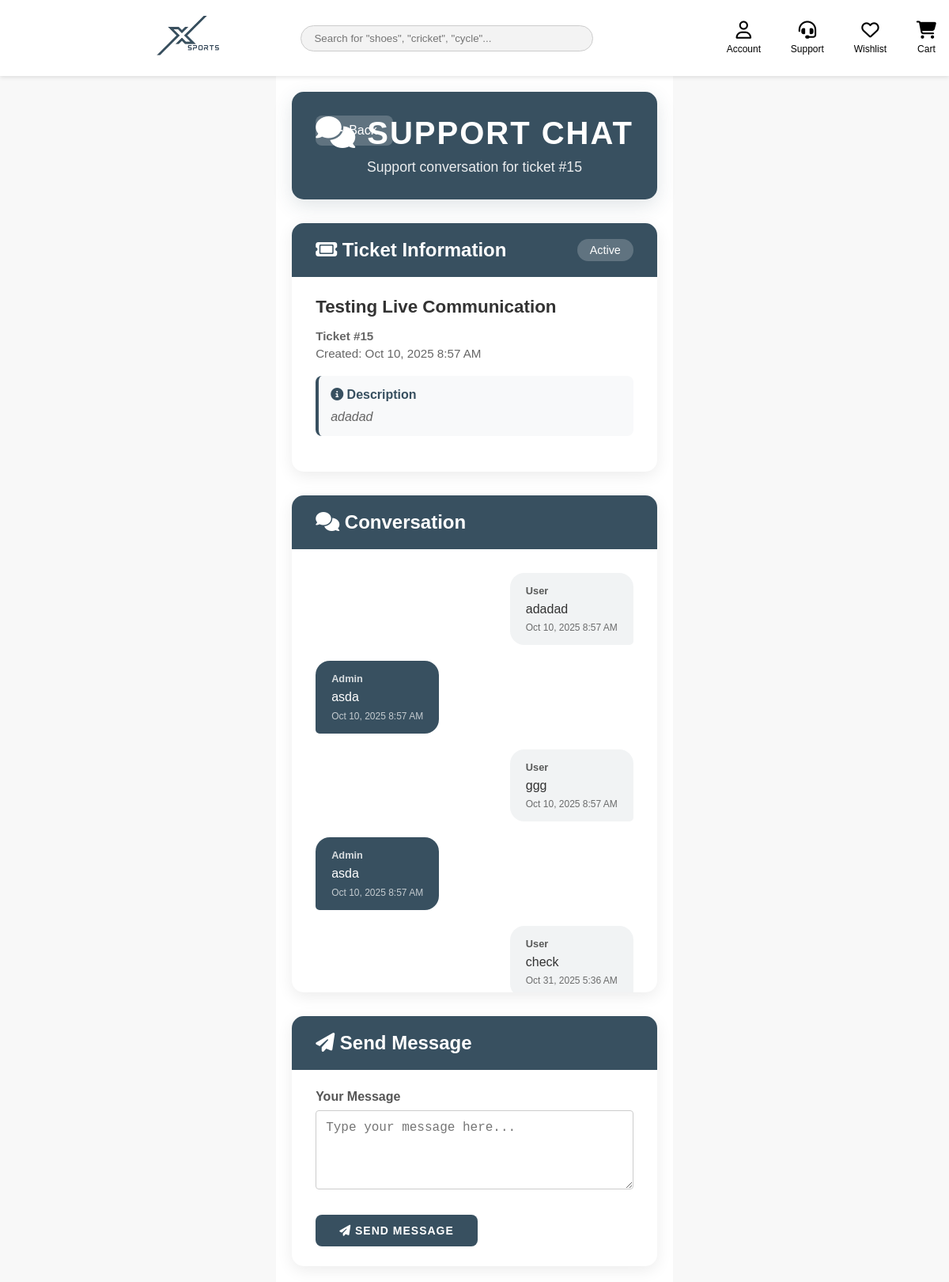
Screenshot of /ticket_chat.php?id=15 (signed in) with the database file from the repository.
### tables this page shows
CREATE TABLE IF NOT EXISTS `support_tickets` (
  `id` int NOT NULL AUTO_INCREMENT,
  `user_id` int NOT NULL,
  `subject` varchar(255) NOT NULL,
  `description` text NOT NULL,
  `status` enum('pending','active','resolved') DEFAULT 'pending',
  `created_at` timestamp NULL DEFAULT CURRENT_TIMESTAMP,
  `updated_at` timestamp NULL DEFAULT CURRENT_TIMESTAMP ON UPDATE CURRENT_TIMESTAMP,
  PRIMARY KEY (`id`),
  KEY `user_id` (`user_id`)
);

CREATE TABLE IF NOT EXISTS `support_messages` (
  `id` int NOT NULL AUTO_INCREMENT,
  `ticket_id` int NOT NULL,
  `sender_type` enum('user','admin') NOT NULL,
  `message` text NOT NULL,
  `created_at` timestamp NULL DEFAULT CURRENT_TIMESTAMP,
  PRIMARY KEY (`id`),
  KEY `ticket_id` (`ticket_id`)
);

### ticket_chat.php (the view, shortened to what this page needs)
<?php
require_once 'includes/db.php';
$ticket_id = (int)$_GET['id'];
$stmt = $pdo->prepare("SELECT t.*, u.name as user_name, u.email as user_email
                       FROM support_tickets t
                       JOIN users u ON t.user_id = u.id
                       WHERE t.id = ? AND t.user_id = ?");
$stmt->execute([$ticket_id, $_SESSION['user_id']]);
$ticket = $stmt->fetch();
$stmt = $pdo->prepare("SELECT * FROM support_messages WHERE ticket_id = ? ORDER BY created_at ASC");
$stmt->execute([$ticket_id]);
$messages = $stmt->fetchAll();
?>
<!DOCTYPE html>
<html lang="en">
<head>
    <link rel="stylesheet" href="assets/style.css">
    <link rel="stylesheet" href="https://cdnjs.cloudflare.com/ajax/libs/font-awesome/6.5.1/css/all.min.css">
</head>
<body>
    <?php include 'includes/header.php'; ?>
    <div class="chat-container">
        <div class="chat-header">
            <a href="support.php" class="back-button">
                <i class="fa-solid fa-arrow-left"></i> Back
            </a>
            <h1><i class="fa-solid fa-comments"></i> Support Chat</h1>
            <p>Support conversation for ticket #<?php echo $ticket_id; ?></p>
        </div>
        <div class="ticket-info-section">
            <div class="ticket-info-header">
                <h2><i class="fa-solid fa-ticket"></i> Ticket Information</h2>
                <div class="ticket-status">
                    <?php echo ucfirst($ticket['status']); ?>
                </div>
            </div>
            <div class="ticket-details">
                <div class="ticket-title"><?php echo htmlspecialchars($ticket['subject']); ?></div>
                <div class="ticket-meta">
                    <div><strong>Ticket #<?php echo $ticket['id']; ?></strong></div>
                    <div>Created: <?php echo date('M j, Y g:i A', strtotime($ticket['created_at'])); ?></div>
                </div>
                <div class="ticket-description">
                    <h4><i class="fa-solid fa-info-circle"></i> Description</h4>
                    <p><?php echo htmlspecialchars($ticket['description']); ?></p>
                </div>
            </div>
        </div>
        <div class="chat-section">
            <div class="chat-header-section">
                <h2><i class="fa-solid fa-comments"></i> Conversation</h2>
            </div>
            <div class="chat-messages">
                <?php if (empty($messages)): ?>
                    <div class="empty-chat">
                        <i class="fa-solid fa-comment-slash"></i>
                        <h3>No Messages Yet</h3>
                        <p>Start the conversation by sending a message below.</p>
                    </div>
                <?php else: ?>
                    <?php foreach ($messages as $message): ?>
                        <div class="message <?php echo $message['sender_type']; ?>">
                            <div class="message-content">
                                <div class="message-sender">
                                    <?php echo ucfirst($message['sender_type']); ?>
                                </div>
                                <div class="message-text">
                                    <?php echo htmlspecialchars($message['message']); ?>
                                </div>
                                <div class="message-time">
                                    <?php echo date('M j, Y g:i A', strtotime($message['created_at'])); ?>
                                </div>
                            </div>
                        </div>
                    <?php endforeach; ?>
                <?php endif; ?>
            </div>
        </div>
        <div class="send-message-section">
            <div class="send-message-header">
                <h2><i class="fa-solid fa-paper-plane"></i> Send Message</h2>
            </div>
            <form method="POST" class="message-form">
                <div class="form-group">
                    <label for="message">Your Message</label>
                    <textarea id="message" name="message" placeholder="Type your message here..." required <?php echo ($ticket['status'] === 'resolved') ? 'disabled' : ''; ?>><?php echo htmlspecialchars($_POST['message'] ?? ''); ?></textarea>
                </div>
                <div class="form-actions">
                    <button type="submit" class="btn-send" <?php echo ($ticket['status'] === 'resolved') ? 'disabled' : ''; ?>>
                        <i class="fa-solid fa-paper-plane"></i> Send Message
                    </button>
                </div>
            </form>
        </div>
    </div>
</body>
</html>

### assets/style.css (style rules this page uses)
body { font-family: Arial, sans-serif; margin: 0; background: #f8f8f8; display: flex; min-height: 100vh; flex-direction: column; }
button { background: #005eb8; color: white; border: none; padding: 0.5rem; margin-top: 0.5rem; cursor: pointer; }
.form-group { margin-bottom: 20px; }
.form-group label { display: block; margin-bottom: 8px; font-weight: bold; color: #555; }
.form-group input[type="text"], .form-group input[type="email"], .form-group textarea { width: 100%; padding: 12px; border: 1px solid #ccc; border-radius: 4px; box-sizing: border-box; font-size: 16px; }
.form-group textarea { resize: vertical; }

### rows the page displays
support_tickets: status "Active", subject "Testing Live Communication", id "15", created_at "Oct 10, 2025 8:57 AM", description "adadad"
support_messages: sender_type "User", message "adadad", created_at "Oct 10, 2025 8:57 AM"
support_messages: sender_type "Admin", message "asda", created_at "Oct 10, 2025 8:57 AM"
support_messages: sender_type "User", message "ggg", created_at "Oct 10, 2025 8:57 AM"
support_messages: sender_type "Admin", message "asda", created_at "Oct 10, 2025 8:57 AM"
support_messages: sender_type "User", message "check", created_at "Oct 31, 2025 5:36 AM"

### other values shown
$ticket_id "15"
